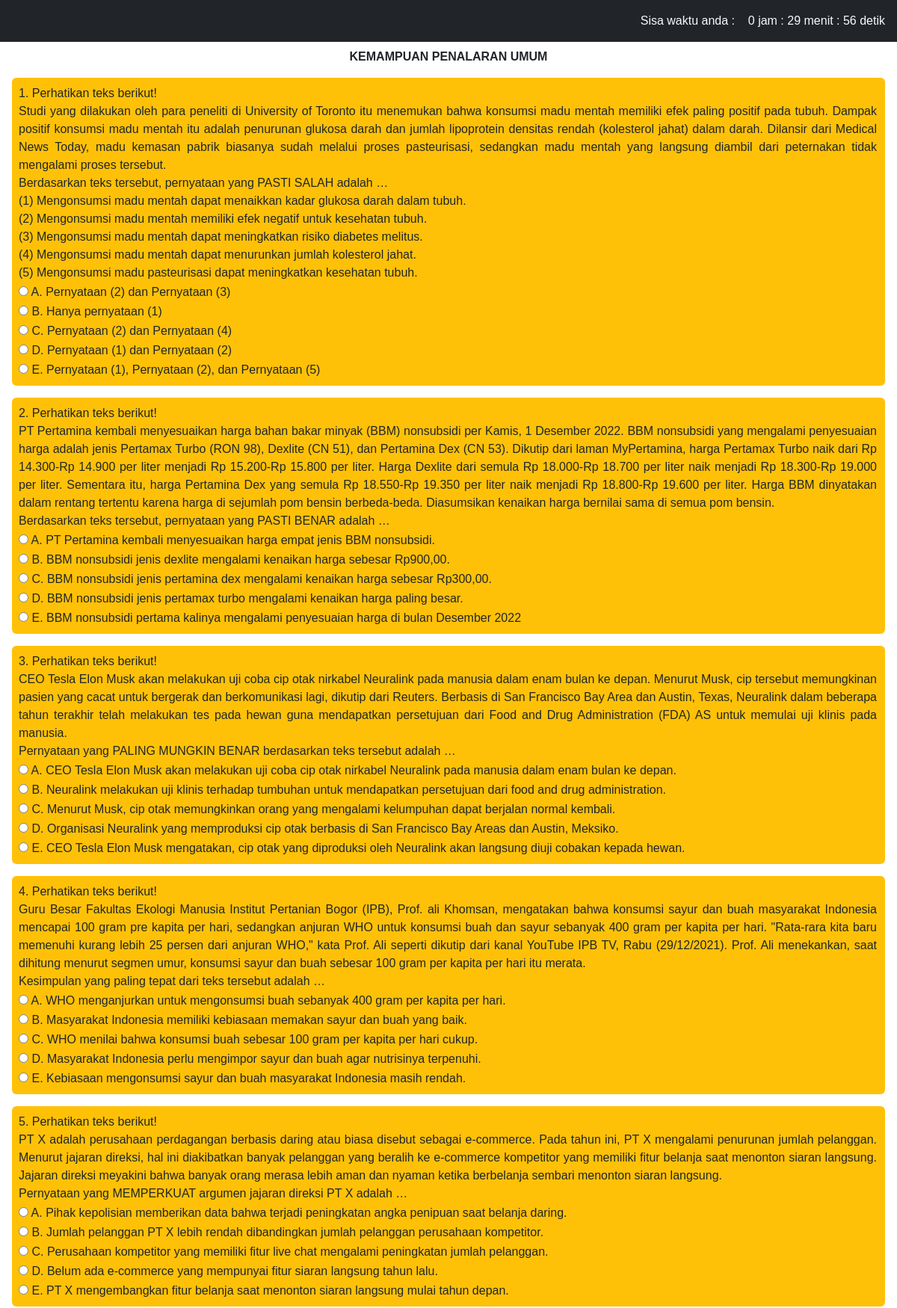
The app's page /penalaran_umum.php (signed in, upper part) with its own data.
### tables this page shows
CREATE TABLE `penalaran_umum` (
  `id` int(255) NOT NULL,
  `soal` text NOT NULL,
  `pilihan_a` text NOT NULL,
  `pilihan_b` text NOT NULL,
  `pilihan_c` text NOT NULL,
  `pilihan_d` text NOT NULL,
  `pilihan_e` text NOT NULL,
  `gambar` varchar(255) NOT NULL,
  `jawaban` varchar(255) NOT NULL,
  `bobot` int(11) NOT NULL
);

### penalaran_umum.php (the view, shortened to what this page needs)
<!DOCTYPE html>
<html lang="en">
	<head>
        <link
			href="https://cdn.jsdelivr.net/npm/bootstrap@5.2.1/dist/css/bootstrap.min.css"
			rel="stylesheet"
		/>
		<link rel="stylesheet" href="assets/styles/style.css" />
        <link rel="stylesheet" href="https://cdn.jsdelivr.net/npm/bootstrap-icons@1.9.1/font/bootstrap-icons.css">
	</head>
	<body>
				<p id="timer" align="right" class="text-light p-3 bg-dark fixed-top"></p>
				<br>
        <br>
				<p align="center" class="mt-3"><b>KEMAMPUAN PENALARAN UMUM</b></p>
        <form action="pengetahuan_pemahaman.php" method="POST" id="frmSoal">
        <?php
            include "koneksi.php";
            $query    = mysqli_query($koneksi, "SELECT * FROM penalaran_umum");
            $no = 0;
            while($data = mysqli_fetch_array($query)){
            $no++
            ?>
							<table border="0" class="m-3 p-2 bg-warning d-flex rounded">
        <tbody>
                <tr>
                    <td align="justify"><?php echo $no?>. <?php echo $data['soal'];?></td>
                    <td> </td>
                </tr>
                <tr>
                    <td><input name="pilihan[<?php echo $data['id']?>]" type="radio" value="A"> A. <?php echo $data['pilihan_a'];?></td>
                    <td> </td>
                </tr>
                <tr>
                    <td><input name="pilihan[<?php echo $data['id']?>]" type="radio" value="B"> B. <?php echo $data['pilihan_b'];?></td>
                    <td> </td>
                </tr>
                <tr>
                    <td><input name="pilihan[<?php echo $data['id']?>]" type="radio" value="C"> C. <?php echo $data['pilihan_c'];?></td>
                    <td> </td>
                </tr>
                <tr>
                    <td><input name="pilihan[<?php echo $data['id']?>]" type="radio" value="D"> D. <?php echo $data['pilihan_d'];?></td>
                    <td> </td>
                </tr>
                <tr>
                    <td><input name="pilihan[<?php echo $data['id']?>]" type="radio" value="E"> E. <?php echo $data['pilihan_e'];?></td>
                    <td> </td>
                </tr>
								</tbody>
    </table>
                <?php
                }
                  ?>
            </form>
	</body>
</html>

### assets/styles/style.css (style rules this page uses)
* { font-family: "Lucida Sans", "Lucida Sans Regular", "Lucida Grande", "Lucida Sans Unicode", Geneva, Verdana, sans-serif; }

### records on screen
penalaran_umum: soal "Perhatikan teks berikut! Studi yang dilakukan oleh para peneliti di University of Toronto itu menemukan bahwa konsumsi madu mentah memiliki efek paling positif pada tubuh. Dampak positif konsumsi madu mentah itu adalah penurunan glukosa darah dan jumlah lipoprotein densitas rendah (kolesterol jahat) dalam darah. Dilansir dari Medical News Today, madu kemasan pabrik biasanya sudah melalui proses pasteurisasi, sedangkan madu mentah yang langsung diambil dari peternakan tidak mengalami proses tersebut. Berdasarkan teks tersebut, pernyataan yang PASTI SALAH adalah … (1) Mengonsumsi madu mentah dapat menaikkan kadar glukosa darah dalam tubuh. (2) Mengonsumsi madu mentah memiliki efek negatif…", pilihan_a "Pernyataan (2) dan Pernyataan (3)", pilihan_b "Hanya pernyataan (1)", pilihan_c "Pernyataan (2) dan Pernyataan (4)", pilihan_d "Pernyataan (1) dan Pernyataan (2)", pilihan_e "Pernyataan (1), Pernyataan (2), dan Pernyataan (5)"
penalaran_umum: soal "Perhatikan teks berikut! PT Pertamina kembali menyesuaikan harga bahan bakar minyak (BBM) nonsubsidi per Kamis, 1 Desember 2022. BBM nonsubsidi yang mengalami penyesuaian harga adalah jenis Pertamax Turbo (RON 98), Dexlite (CN 51), dan Pertamina Dex (CN 53). Dikutip dari laman MyPertamina, harga Pertamax Turbo naik dari Rp 14.300-Rp 14.900 per liter menjadi Rp 15.200-Rp 15.800 per liter. Harga Dexlite dari semula Rp 18.000-Rp 18.700 per liter naik menjadi Rp 18.300-Rp 19.000 per liter. Sementara itu, harga Pertamina Dex yang semula Rp 18.550-Rp 19.350 per liter naik menjadi Rp 18.800-Rp 19.600 per liter. Harga BBM dinyatakan dalam rentang tertentu karena harga di sejumlah pom bensin…", pilihan_a "PT Pertamina kembali menyesuaikan harga empat jenis BBM nonsubsidi.", pilihan_b "BBM nonsubsidi jenis dexlite mengalami kenaikan harga sebesar Rp900,00.", pilihan_c "BBM nonsubsidi jenis pertamina dex mengalami kenaikan harga sebesar Rp300,00.", pilihan_d "BBM nonsubsidi jenis pertamax turbo mengalami kenaikan harga paling besar.", pilihan_e "BBM nonsubsidi pertama kalinya mengalami penyesuaian harga di bulan Desember 2022"
penalaran_umum: soal "Perhatikan teks berikut! CEO Tesla Elon Musk akan melakukan uji coba cip otak nirkabel Neuralink pada manusia dalam enam bulan ke depan. Menurut Musk, cip tersebut memungkinan pasien yang cacat untuk bergerak dan berkomunikasi lagi, dikutip dari Reuters. Berbasis di San Francisco Bay Area dan Austin, Texas, Neuralink dalam beberapa tahun terakhir telah melakukan tes pada hewan guna mendapatkan persetujuan dari Food and Drug Administration (FDA) AS untuk memulai uji klinis pada manusia. Pernyataan yang PALING MUNGKIN BENAR berdasarkan teks tersebut adalah …", pilihan_a "CEO Tesla Elon Musk akan melakukan uji coba cip otak nirkabel Neuralink pada manusia dalam enam bulan ke depan.", pilihan_b "Neuralink melakukan uji klinis terhadap tumbuhan untuk mendapatkan persetujuan dari food and drug administration.", pilihan_c "Menurut Musk, cip otak memungkinkan orang yang mengalami kelumpuhan dapat berjalan normal kembali.", pilihan_d "Organisasi Neuralink yang memproduksi cip otak berbasis di San Francisco Bay Areas dan Austin, Meksiko.", pilihan_e "CEO Tesla Elon Musk mengatakan, cip otak yang diproduksi oleh Neuralink akan langsung diuji cobakan kepada hewan."
penalaran_umum: soal "Perhatikan teks berikut! Guru Besar Fakultas Ekologi Manusia Institut Pertanian Bogor (IPB), Prof. ali Khomsan, mengatakan bahwa konsumsi sayur dan buah masyarakat Indonesia mencapai 100 gram pre kapita per hari, sedangkan anjuran WHO untuk konsumsi buah dan sayur sebanyak 400 gram per kapita per hari. \"Rata-rara kita baru memenuhi kurang lebih 25 persen dari anjuran WHO,\" kata Prof. Ali seperti dikutip dari kanal YouTube IPB TV, Rabu (29/12/2021). Prof. Ali menekankan, saat dihitung menurut segmen umur, konsumsi sayur dan buah sebesar 100 gram per kapita per hari itu merata. Kesimpulan yang paling tepat dari teks tersebut adalah …", pilihan_a "WHO menganjurkan untuk mengonsumsi buah sebanyak 400 gram per kapita per hari.", pilihan_b "Masyarakat Indonesia memiliki kebiasaan memakan sayur dan buah yang baik.", pilihan_c "WHO menilai bahwa konsumsi buah sebesar 100 gram per kapita per hari cukup.", pilihan_d "Masyarakat Indonesia perlu mengimpor sayur dan buah agar nutrisinya terpenuhi.", pilihan_e "Kebiasaan mengonsumsi sayur dan buah masyarakat Indonesia masih rendah."
penalaran_umum: soal "Perhatikan teks berikut! PT X adalah perusahaan perdagangan berbasis daring atau biasa disebut sebagai e-commerce. Pada tahun ini, PT X mengalami penurunan jumlah pelanggan. Menurut jajaran direksi, hal ini diakibatkan banyak pelanggan yang beralih ke e-commerce kompetitor yang memiliki fitur belanja saat menonton siaran langsung. Jajaran direksi meyakini bahwa banyak orang merasa lebih aman dan nyaman ketika berbelanja sembari menonton siaran langsung. Pernyataan yang MEMPERKUAT argumen jajaran direksi PT X adalah …", pilihan_a "Pihak kepolisian memberikan data bahwa terjadi peningkatan angka penipuan saat belanja daring.", pilihan_b "Jumlah pelanggan PT X lebih rendah dibandingkan jumlah pelanggan perusahaan kompetitor.", pilihan_c "Perusahaan kompetitor yang memiliki fitur live chat mengalami peningkatan jumlah pelanggan.", pilihan_d "Belum ada e-commerce yang mempunyai fitur siaran langsung tahun lalu.", pilihan_e "PT X mengembangkan fitur belanja saat menonton siaran langsung mulai tahun depan."
